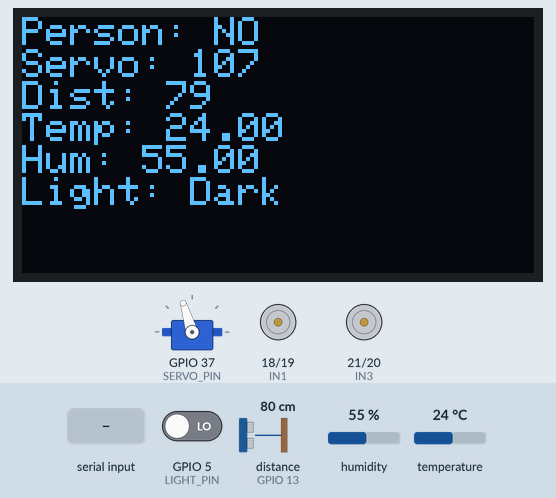
Bench run of a sketch on a simulated ESP32. Parts: servo, 128×64 one-colour display, motor-driver pin pairs drawn as motors (green arrow = first pin HIGH = forward, orange = second pin HIGH = backward, longer = more drive, scaled by the enable pin). Wiring (inferred from the names in the program): ultrasonic range finder: trigger GPIO 12; echo GPIO 13. The test bench sets the inputs (shaded band); at power-on: GPIO 5 (LIGHT_PIN) LOW, distance to the obstacle (sensor on GPIO 13) 80 cm, humidity 55 %, temperature 24 °C. The echo pulse lasts 58.3 µs per cm; what the sketch prints to the serial monitor is not drawn.

Above: at 1.25 s.
1.3 s: "PERSON\n" received over Serial
At 2.3 s:
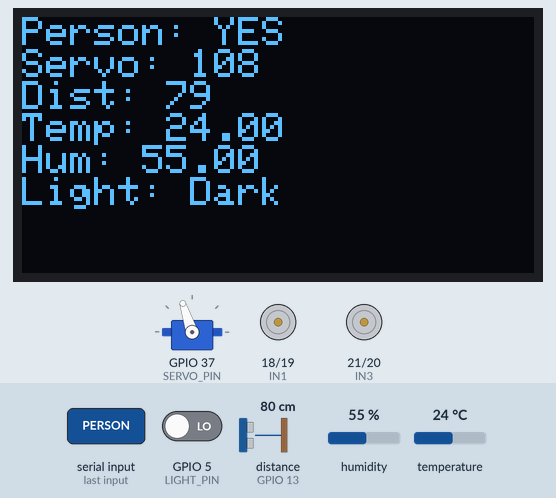
2.8 s: GPIO 5 (LIGHT_PIN) driven HIGH
At 3.8 s:
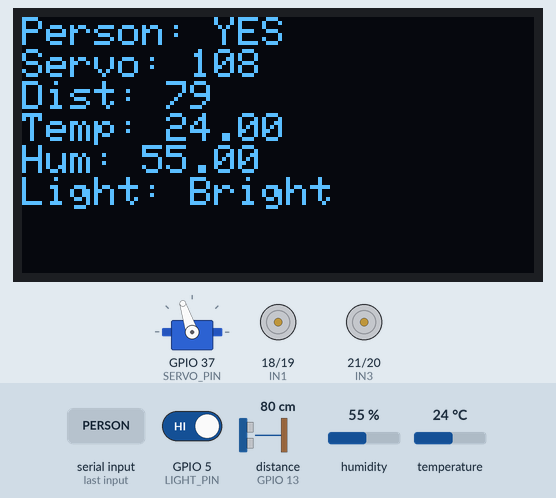
4.3 s: "NOPERSON\n" received over Serial
At 4.5 s:
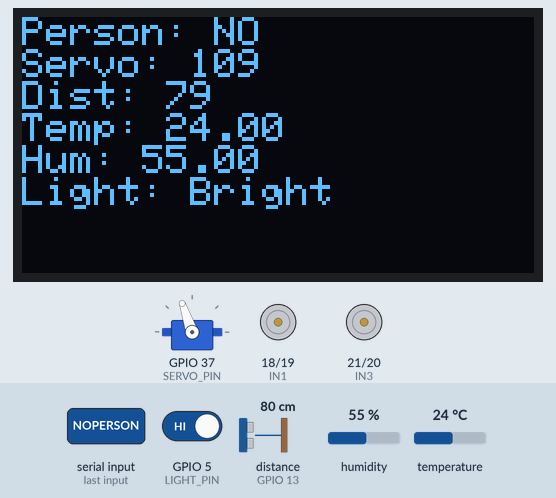
6.0 s: distance to the obstacle (sensor on GPIO 13) set to 2 cm
At 6.5 s:
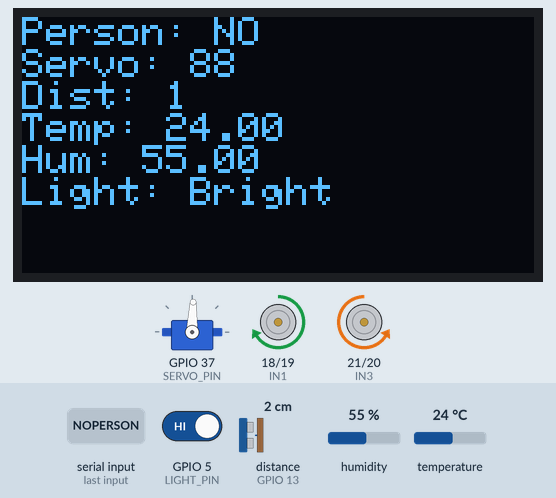
7.7 s: distance to the obstacle (sensor on GPIO 13) set to 25 cm
At 9.0 s:
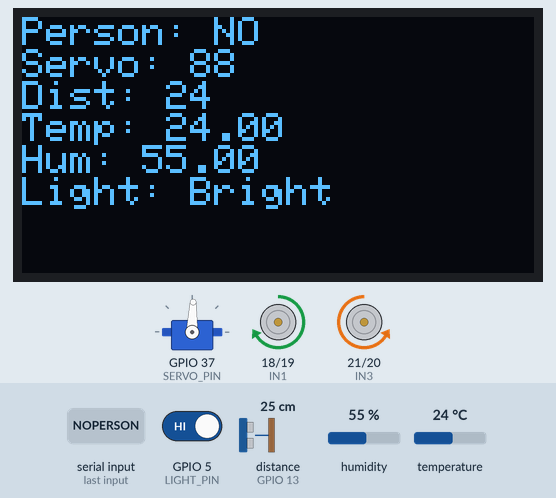
9.4 s: distance to the obstacle (sensor on GPIO 13) set to 30 cm
At 9.61 s:
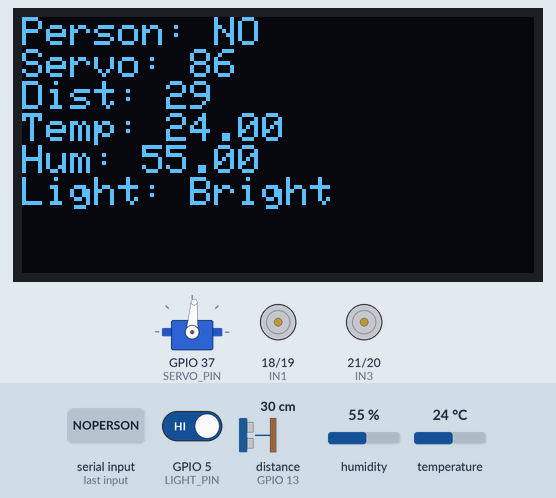
Timing chart, 0 to 12.7 s (numbered marks = the images above; inputs shaded):
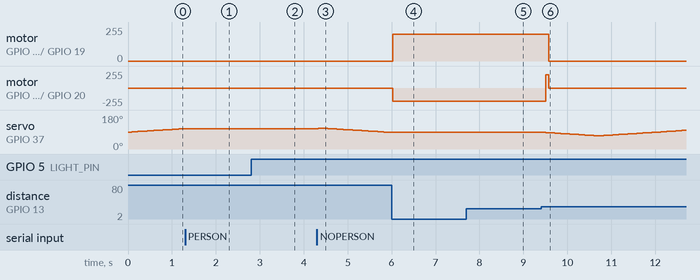

The sketch:

esp_working.ino
```cpp
#include <Arduino.h>
#include <Adafruit_GFX.h>
#include <Adafruit_SSD1306.h>
#include <DHT.h>
#include <ESP32Servo.h>
#include <Wire.h>

// ---------------- PIN DEFINITIONS ----------------
#define IN1 18
#define IN2 19
#define IN3 21
#define IN4 20
#define ENA 45
#define ENB 46

#define TRIG 12
#define ECHO 13

#define DHTPIN 15
#define DHTTYPE DHT11

#define LIGHT_PIN 5
#define SERVO_PIN 37

#define SCREEN_WIDTH 128
#define SCREEN_HEIGHT 64
#define OLED_SDA 42
#define OLED_SCL 41

#define PWM_FREQ 1000
#define PWM_RESOLUTION 8
#define PWM_CHANNEL_A 0
#define PWM_CHANNEL_B 1

// ---------------- GLOBALS ----------------
Adafruit_SSD1306 display(SCREEN_WIDTH, SCREEN_HEIGHT, &Wire, -1);
DHT dht(DHTPIN, DHTTYPE);
Servo servoMotor;

String currentCommand = "STOP";
bool avoidingObstacle = false;
bool personDetected = false;

int motorSpeed = 200;

// Servo scan settings
int servoCenter = 90;          // center reference
int servoMin = 70;             // left limit
int servoMax = 110;            // right limit
int servoAngle = servoCenter;
int scanDirection = 1;
unsigned long lastServoMove = 0;

// ---------------- MOTOR FUNCTIONS ----------------
void applySpeed(int speed) {
  ledcWrite(PWM_CHANNEL_A, speed);
  ledcWrite(PWM_CHANNEL_B, speed);
}

void moveForward() {
  digitalWrite(IN1, HIGH);
  digitalWrite(IN2, LOW);
  digitalWrite(IN3, HIGH);
  digitalWrite(IN4, LOW);
}

void moveBackward() {
  digitalWrite(IN1, LOW);
  digitalWrite(IN2, HIGH);
  digitalWrite(IN3, LOW);
  digitalWrite(IN4, HIGH);
}

void turnRight() {
  digitalWrite(IN1, HIGH);
  digitalWrite(IN2, LOW);
  digitalWrite(IN3, LOW);
  digitalWrite(IN4, HIGH);
}

void turnLeft() {
  digitalWrite(IN1, LOW);
  digitalWrite(IN2, HIGH);
  digitalWrite(IN3, HIGH);
  digitalWrite(IN4, LOW);
}

void stopMotors() {
  digitalWrite(IN1, LOW);
  digitalWrite(IN2, LOW);
  digitalWrite(IN3, LOW);
  digitalWrite(IN4, LOW);
}

// ---------------- ULTRASONIC ----------------
long readDistance() {
  digitalWrite(TRIG, LOW);
  delayMicroseconds(2);
  digitalWrite(TRIG, HIGH);
  delayMicroseconds(10);
  digitalWrite(TRIG, LOW);
  long duration = pulseIn(ECHO, HIGH, 30000);
  return duration * 0.034 / 2;
}

// ---------------- SERVO SCANNING ----------------
void scanServo() {
  if (millis() - lastServoMove < 40) return;
  lastServoMove = millis();

  servoAngle += scanDirection;

  if (servoAngle >= servoMax) {
    servoAngle = servoMax;
    scanDirection = -1;
  }

  if (servoAngle <= servoMin) {
    servoAngle = servoMin;
    scanDirection = 1;
  }

  servoMotor.write(servoAngle);
}

// ---------------- SERIAL HANDLER ----------------
void handleCommand(String cmd) {
  cmd.trim();
  currentCommand = cmd;

  if (cmd == "PERSON") {
    personDetected = true;
    return;
  }
  if (cmd == "NOPERSON") {
    personDetected = false;
    return;
  }
  if (cmd.startsWith("SERVO:")) {
    int angle = cmd.substring(6).toInt();
    angle = constrain(angle, servoMin, servoMax);
    servoMotor.write(angle);
    servoAngle = angle;
    return;
  }

  if (cmd == "FORWARD") moveForward();
  else if (cmd == "BACK") moveBackward();
  else if (cmd == "LEFT") turnLeft();
  else if (cmd == "RIGHT") turnRight();
  else if (cmd == "STOP") stopMotors();
}

// ---------------- SETUP ----------------
void setup() {
  Serial.begin(115200);

  pinMode(IN1, OUTPUT);
  pinMode(IN2, OUTPUT);
  pinMode(IN3, OUTPUT);
  pinMode(IN4, OUTPUT);

  pinMode(TRIG, OUTPUT);
  pinMode(ECHO, INPUT);
  pinMode(LIGHT_PIN, INPUT);

  dht.begin();

  ledcSetup(PWM_CHANNEL_A, PWM_FREQ, PWM_RESOLUTION);
  ledcAttachPin(ENA, PWM_CHANNEL_A);

  ledcSetup(PWM_CHANNEL_B, PWM_FREQ, PWM_RESOLUTION);
  ledcAttachPin(ENB, PWM_CHANNEL_B);

  applySpeed(motorSpeed);

  servoMotor.attach(SERVO_PIN);
  servoMotor.write(servoCenter);

  Wire.begin(OLED_SDA, OLED_SCL);
  display.begin(SSD1306_SWITCHCAPVCC, 0x3C);
  display.clearDisplay();
  display.display();
}

// ---------------- LOOP ----------------
void loop() {
  // Serial commands from Pi
  if (Serial.available()) {
    String cmd = Serial.readStringUntil('\n');
    handleCommand(cmd);
  }

  long distance = readDistance();
  float temperature = dht.readTemperature();
  float humidity = dht.readHumidity();
  int lightValue = digitalRead(LIGHT_PIN);

  // ----- OBSTACLE AVOIDANCE -----
  if (distance > 0 && distance < 20) {
    avoidingObstacle = true;
  }

  if (avoidingObstacle) {
    stopMotors();
    turnRight();
    delay(150);

    if (readDistance() > 25) {
      avoidingObstacle = false;
      moveForward();
    }
  } else {
    if (currentCommand == "FORWARD") moveForward();
    else if (currentCommand == "BACK") moveBackward();
    else if (currentCommand == "LEFT") turnLeft();
    else if (currentCommand == "RIGHT") turnRight();
    else stopMotors();
  }

  // ----- SERVO LOGIC -----
  if (!personDetected && !avoidingObstacle) {
    scanServo(); // Only scan if no person detected
  }

  // ----- DISPLAY -----
  display.clearDisplay();
  display.setTextSize(1);
  display.setTextColor(WHITE);
  display.setCursor(0, 0);
  display.print("Person: "); display.println(personDetected ? "YES" : "NO");
  display.print("Servo: "); display.println(servoAngle);
  display.print("Dist: "); display.println(distance);
  display.print("Temp: "); display.println(temperature);
  display.print("Hum: "); display.println(humidity);
  display.print("Light: "); display.println(lightValue ? "Bright" : "Dark");
  display.display();

  // ----- SERIAL STATUS TO PI -----
  Serial.print("DIST:"); Serial.print(distance);
  Serial.print(";TEMP:"); Serial.print(temperature);
  Serial.print(";HUM:"); Serial.print(humidity);
  Serial.print(";LIGHT:"); Serial.println(lightValue);

  delay(40);
}
```

Measured:
- the behaviour switches between 26 and 27 cm on distance to the obstacle (sensor on GPIO 13) (found by bisection; images 5 and 6)
- after the input at 1.3 s, servo on GPIO 37 (SERVO_PIN): stays 108° (without the input it goes to 109° after 0.07 s); the display: first differs from a run without the input after 0.09 s (image 1)
- after the input at 2.8 s, the display: changes at once (image 2)
- after the input at 4.3 s, servo on GPIO 37 (SERVO_PIN): rises from 108° to 110° in 0.07 s, then falls to 88° in 1.6 s; the display: changes after 0.05 s (image 3)
- after the input at 6.0 s, motor on GPIO 18 (IN1) / GPIO 19 (IN2): stopped → forward 199/255 at once; motor on GPIO 21 (IN3) / GPIO 20 (IN4): stopped → backward 199/255 at once; servo on GPIO 37 (SERVO_PIN): stops changing and stays 88°
- after the input at 7.7 s, the display: changes after 0.27 s (image 5)
- after the input at 9.4 s, motor on GPIO 18 (IN1) / GPIO 19 (IN2): forward 199/255 → stopped after 0.18 s; motor on GPIO 21 (IN3) / GPIO 20 (IN4): backward 199/255 → forward 199/255 after 0.11 s, → stopped 0.07 s later; the display: first changes after 0.13 s (image 6 shows a later state)
